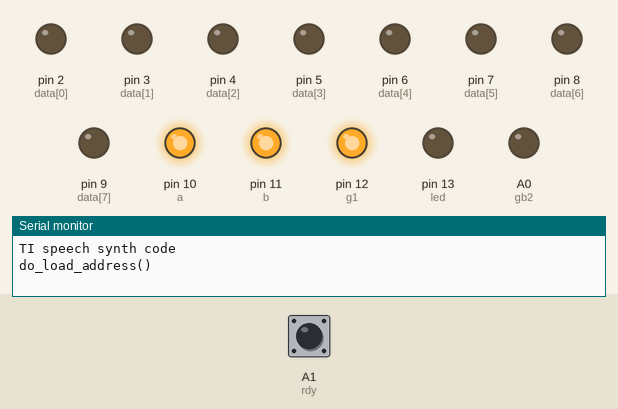
This sketch was run on a simulated Arduino Uno, built with avr-gcc and run on an emulated ATmega328P. On the bench: output pins drawn as LEDs (lit = HIGH), the last lines printed to the serial monitor. The inputs (shaded band) are chosen by the test bench; at power-on: A1 (rdy) HIGH.

Above: at 0.8 s.
0.9 s: A1 (rdy) pulled LOW for 0.15 s
At 2.0 s:
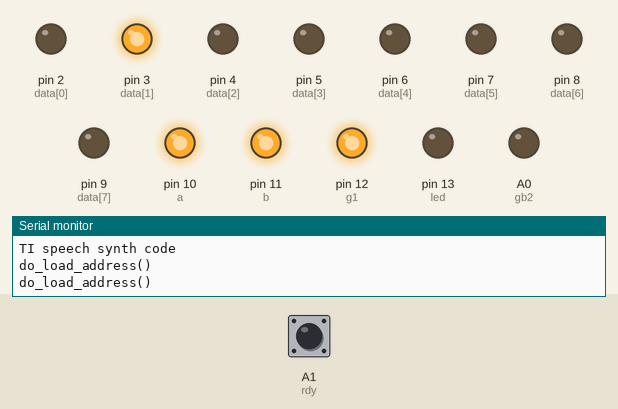
2.5 s: A1 (rdy) pulled LOW for 3.2 s
At 3.7 s:
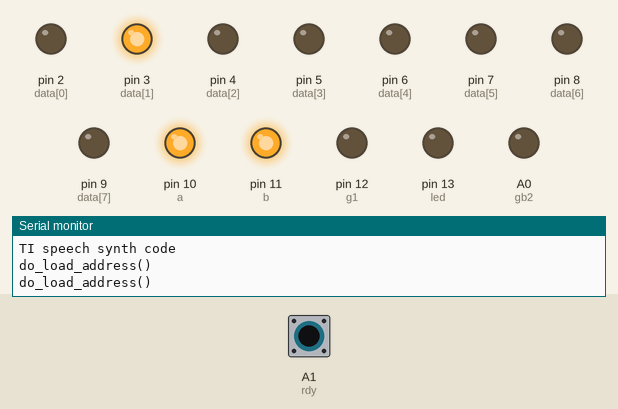
7.2 s: A1 (rdy) pulsed LOW 5 times (0.12 s each, 0.3 s apart)
At 9.3 s:
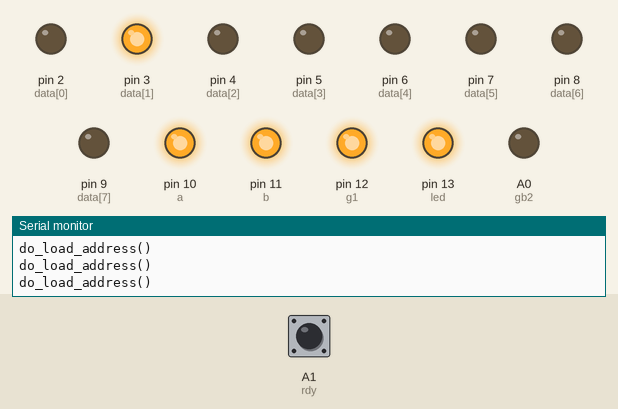
10.4 s: A1 (rdy) pulled LOW for 1 s
At 10.9 s:
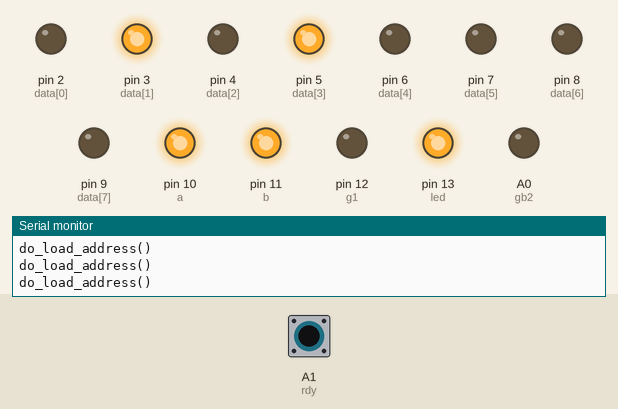
Timing chart, 0 to 13.9 s (numbered marks = the images above; inputs shaded):
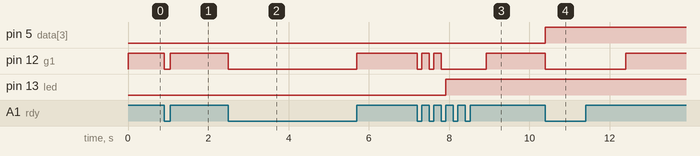

Measured:
- after the input at 0.9 s, pin 3 (data[1]): LOW → HIGH at once; pin 12 (g1): HIGH → LOW at once, → HIGH 0.15 s later
- after the input at 2.5 s, pin 12 (g1): HIGH → LOW at once, → HIGH 3.2 s later
- after the input at 7.2 s, pin 12 (g1): goes LOW 0.12 s, HIGH 0.18 s, LOW 0.12 s, HIGH 0.18 s, LOW 1.1 s, then HIGH, starting at once; pin 13 (led): LOW → HIGH after 0.72 s
- after the input at 10.4 s, pin 5 (data[3]): LOW → HIGH at once; pin 12 (g1): HIGH → LOW at once, → HIGH 2.0 s later

The sketch:

speech_synth.ino
```cpp
int data[] = {
  2,3,4,5,6,7,8,9};
int a = 10;
int b = 11;
int g1 = 12;
int led = 13;
int gb2 = A0;
int rdy = A1;
int speak[] = {
  0,1,0,1,0,0,0,0};
int addr[] = {
  0,1,0,0,0,0,0,0};
int reset_cmd[] = {
  0,1,1,1,0,0,0,0};

void setup() {
  for (int i = 0;i<8;i++)
  {
    pinMode(data[i], OUTPUT);
  }
  pinMode(g1, OUTPUT);
  pinMode(a, OUTPUT);
  pinMode(gb2, OUTPUT);
  pinMode(led, OUTPUT);
  pinMode(b, OUTPUT);
  pinMode(rdy, INPUT_PULLUP);

// OFF
  digitalWrite(g1,LOW);
  digitalWrite(gb2,LOW);
  digitalWrite(a,LOW);
  digitalWrite(b,HIGH);

  Serial.begin(115200);
  Serial.println("TI speech synth code");
  //write_rst();
  //write_addr(0);
  //Serial.println("reset");

  //do_reset_command()

  wait_for_ready();


    do_load_address(0);
    do_load_address(0);
    do_load_address(0);
    do_load_address(0);
    do_load_address(0);
}

void loop() {
    print_ready_status();

    //Serial.println("speaking");
    delay(1000);
    do_speak_command();
}

void print_ready_status()
{
  if(is_ready())
  {
    //Serial.println("ready");
    digitalWrite(led,HIGH);
  }
  else
  {
    //Serial.println("not ready");
    digitalWrite(led,LOW);
  }
}

/*
void write_speak()
{
  for (int i = 0;i<8;i++)
  {
    digitalWrite(data[i], speak[i]);
  }
  set_write();
}

void write_rst()
{
  for (int i = 0;i<8;i++)
  {
    digitalWrite(data[i], reset_cmd[i]);
  }
  set_write();

}

void write_addr(int addre)
{
  addr[4] = addre % 16;
  addr[5] = addre % 8;
  addr[6] = addre % 4;
  addr[7] = addre % 2;
  for (int i = 0;i<8;i++)
  {
    digitalWrite(data[i], addr[i]);
  }
  set_write();
}
*/

void wait_for_ready()
{
  while(!is_ready());
}

void wait_for_not_ready()
{
  while(is_ready());
}

void do_load_address(int addre)
{
  Serial.println("do_load_address()");

  addr[4] = (addre>>3)&0x01;
  addr[5] = (addre>>2)&0x01;
  addr[6] = (addre>>1)&0x01;
  addr[7] = (addre>>0)&0x01;

  // Enable Write
  digitalWrite(a,HIGH);
  digitalWrite(b,HIGH);
  digitalWrite(g1,HIGH);

  wait_for_not_ready();

  for (int i = 0;i<8;i++)
  {
    digitalWrite(data[i], addr[i]);
  }

  // Disable Write
  digitalWrite(g1,LOW);

  wait_for_ready();
}

void do_speak_command()
{
  // Enable Write
  digitalWrite(a,HIGH);
  digitalWrite(b,HIGH);
  digitalWrite(g1,HIGH);

  wait_for_not_ready();

  for (int i = 0;i<8;i++)
  {
    digitalWrite(data[i], speak[i]);
  }

  // Disable Write
  digitalWrite(g1,LOW);

  wait_for_ready();
}

void do_reset_command()
{
  // Enable Write
  digitalWrite(a,HIGH);
  digitalWrite(b,HIGH);
  digitalWrite(g1,HIGH);

  Serial.println("a");

  wait_for_not_ready();

  Serial.println("b");

  for (int i = 0;i<8;i++)
  {
    digitalWrite(data[i], 1);
  }

  // Disable Write
  digitalWrite(g1,LOW);

  Serial.println("c");

  wait_for_ready();

  Serial.println("d");

}

/*
void read_req()
{
  // Enable Read
  digitalWrite(a,LOW);
  digitalWrite(b,HIGH);
  digitalWrite(g1,HIGH);

  wait_for_not_ready();


}

void set_read()
{
  // Do Read
  digitalWrite(g1,LOW);

  // Wait For Ready
  wait_for_ready();
}

void set_write()
{
  // Do Write
  digitalWrite(a,HIGH);
  digitalWrite(b,HIGH);
  digitalWrite(g1,HIGH);
    delayMicroseconds(8);
    set_none();
  // Wait for Ready
  wait_for_ready();
}

void set_something()
{
  digitalWrite(a,LOW);
  digitalWrite(b,LOW);
  digitalWrite(g1,HIGH);
    delayMicroseconds(8);
    set_none();
}

void set_none()
{
  digitalWrite(g1,LOW);
}
*/

boolean is_ready()
{
  if(digitalRead(rdy))
  {
    return 1;
  }
  else
  {
    return 0;
  }
}
```
